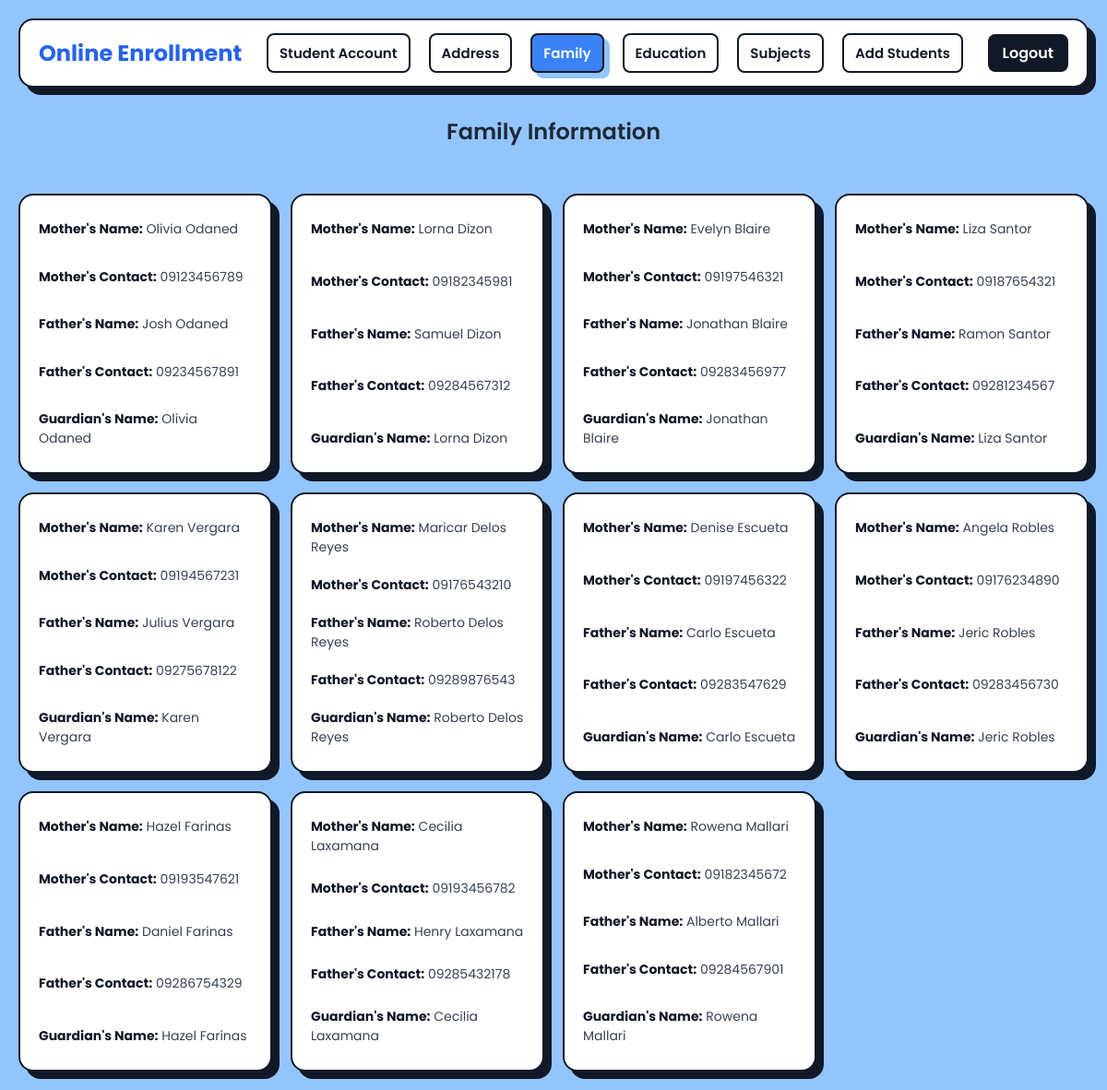
/family/ (signed in), run on the app's committed database.
### online_enrollment/models.py (models this page shows, shortened)
class FamilyInformation(models.Model):
    Mothers_name = models.CharField(max_length=100)
    Mothers_contact = models.CharField(max_length=100)
    Fathers_name = models.CharField(max_length=100)
    Fathers_contact = models.CharField(max_length=100)
    Guardians_name = models.CharField(max_length=100)

### online_enrollment/views.py (the view)
# urls.py: path('family/', views.family_view, name='family'),
@login_required(login_url='login_user')
def family_view(request):
    families = FamilyInformation.objects.all()
    return render(request, 'family.html', {'families': families})

### online_enrollment/templates/family.html (shortened to what this page needs)
{% load static %}
<!DOCTYPE html>
<html lang="en">
<head>
    <link rel="stylesheet" href="{% static 'css/dashboard.css' %}">
</head>
<body>
    <div class="navbar">
        <div class="navbar-container">
            <a href="{% url 'dashboard' %}" class="brand">Online Enrollment</a>
            <div class="nav-links">
                <a href="{% url 'student_account' %}" class="{% if request.resolver_match.url_name == 'student_account' %}active{% endif %}">Student Account</a>
                <a href="{% url 'address' %}" class="{% if request.resolver_match.url_name == 'address' %}active{% endif %}">Address</a>
                <a href="{% url 'family' %}" class="{% if request.resolver_match.url_name == 'family' %}active{% endif %}">Family</a>
                <a href="{% url 'education' %}" class="{% if request.resolver_match.url_name == 'education' %}active{% endif %}">Education</a>
                <a href="{% url 'subject' %}" class="{% if request.resolver_match.url_name == 'subject' %}active{% endif %}">Subjects</a>
                <a href="{% url 'add_student' %}" class="{% if request.resolver_match.url_name == 'add_student' %}active{% endif %}">Add Students</a>
            </div>
            <a href="{% url 'logout_user' %}" class="logout-btn">Logout</a>
        </div>
    </div>
    <h2>Family Information</h2>
    <div class="student-grid">
        {% for family in families %}
            <div class="student-card">
                <p><strong>Mother's Name:</strong> {{ family.Mothers_name }}</p>
                <p><strong>Mother's Contact:</strong> {{ family.Mothers_contact }}</p>
                <p><strong>Father's Name:</strong> {{ family.Fathers_name }}</p>
                <p><strong>Father's Contact:</strong> {{ family.Fathers_contact }}</p>
                <p><strong>Guardian's Name:</strong> {{ family.Guardians_name }}</p>
            </div>
        {% empty %}
            <p style="margin: 20px;">No family data available.</p>
        {% endfor %}
    </div>
</body>
</html>

### online_enrollment/static/css/dashboard.css (style rules this page uses)
body { font-family: 'Poppins', sans-serif; margin: 0; padding: 0; background-color: #93c5fd; }
.navbar { background-color: #ffffff; border: 2px solid #111827; border-radius: 16px; margin: 20px; padding: 14px 0; box-shadow: 8px 8px 0px #111827; transition: transform 0.2s ease; }
.navbar-container { max-width: 1200px; margin: 0 auto; padding: 0 20px; display: flex; align-items: center; justify-content: space-between; }
.brand { font-size: 24px; font-weight: 700; color: #2563eb; text-decoration: none; margin-right: auto; }
.nav-links { display: flex; gap: 20px; flex-grow: 1; justify-content: center; }
.nav-links a { color: #111827; text-decoration: none; font-size: 15px; font-weight: 600; padding: 8px 12px; border-radius: 8px; background-color: #ffffff; border: 2px solid #111827; transition: all 0.3s ease; }
.nav-links .active { background-color: #3b82f6; color: white; box-shadow: 6px 6px 0px #93c5fd; }
.logout-btn { background-color: #111827; color: white !important; padding: 8px 16px; border-radius: 8px; font-weight: 600;; transition: all 0.3s ease; text-decoration: none; }
h2 { font-weight: 600; margin: 30px auto; color: #1f2937; text-align: center; }
.student-grid { display: grid; grid-template-columns: repeat(auto-fill, minmax(260px, 1fr)); gap: 20px; padding: 20px; }
.student-card { display: flex; flex-direction: column; justify-content: space-between; background-color: #ffffff; border-radius: 16px; padding: 20px; box-shadow: 8px 8px 0px #111827; border: 2px solid #111827; transition: transform 0.2s ease; min-height: 260px; }
.student-card p { margin: 6px 0; font-size: 14px; color: #374151; }
.student-card p strong { color: #111827; }

### data on the page
FamilyInformation: Mothers_name "Olivia Odaned", Mothers_contact "09123456789", Fathers_name "Josh Odaned", Fathers_contact "09234567891", Guardians_name "Olivia Odaned"
FamilyInformation: Mothers_name "Lorna Dizon", Mothers_contact "09182345981", Fathers_name "Samuel Dizon", Fathers_contact "09284567312", Guardians_name "Lorna Dizon"
FamilyInformation: Mothers_name "Evelyn Blaire", Mothers_contact "09197546321", Fathers_name "Jonathan Blaire", Fathers_contact "09283456977", Guardians_name "Jonathan Blaire"
FamilyInformation: Mothers_name "Liza Santor", Mothers_contact "09187654321", Fathers_name "Ramon Santor", Fathers_contact "09281234567", Guardians_name "Liza Santor"
FamilyInformation: Mothers_name "Karen Vergara", Mothers_contact "09194567231", Fathers_name "Julius Vergara", Fathers_contact "09275678122", Guardians_name "Karen Vergara"
FamilyInformation: Mothers_name "Maricar Delos Reyes", Mothers_contact "09176543210", Fathers_name "Roberto Delos Reyes", Fathers_contact "09289876543", Guardians_name "Roberto Delos Reyes"
FamilyInformation: Mothers_name "Denise Escueta", Mothers_contact "09197456322", Fathers_name "Carlo Escueta", Fathers_contact "09283547629", Guardians_name "Carlo Escueta"
FamilyInformation: Mothers_name "Angela Robles", Mothers_contact "09176234890", Fathers_name "Jeric Robles", Fathers_contact "09283456730", Guardians_name "Jeric Robles"
FamilyInformation: Mothers_name "Hazel Farinas", Mothers_contact "09193547621", Fathers_name "Daniel Farinas", Fathers_contact "09286754329", Guardians_name "Hazel Farinas"
FamilyInformation: Mothers_name "Cecilia Laxamana", Mothers_contact "09193456782", Fathers_name "Henry Laxamana", Fathers_contact "09285432178", Guardians_name "Cecilia Laxamana"
FamilyInformation: Mothers_name "Rowena Mallari", Mothers_contact "09182345672", Fathers_name "Alberto Mallari", Fathers_contact "09284567901", Guardians_name "Rowena Mallari"
